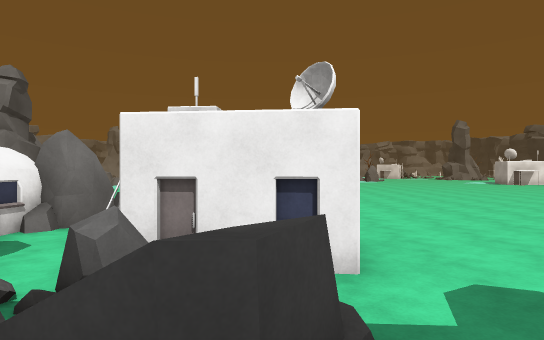
[1] (above)

22 first-person views from a walk through a Unity game level. The camera is 1.2 m above the floor, looks level and sees 75° across. The floor is counted in squares, 2 m on a side. Each view is taken from the middle of a square. On the plan, view 1 faces up. The plan holds only what a view shows up to about 10 squares ahead; the rest is blank. The place goes on beyond the plan. Surface patterns are stand-ins for the level's own textures.

[2]
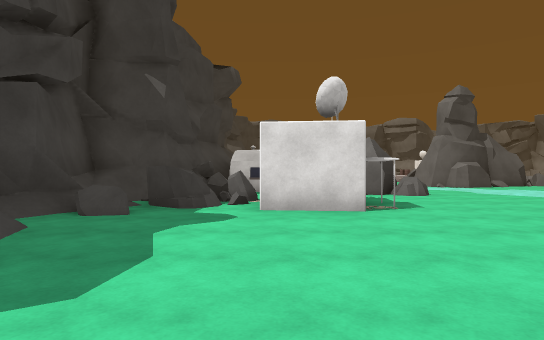

[3]
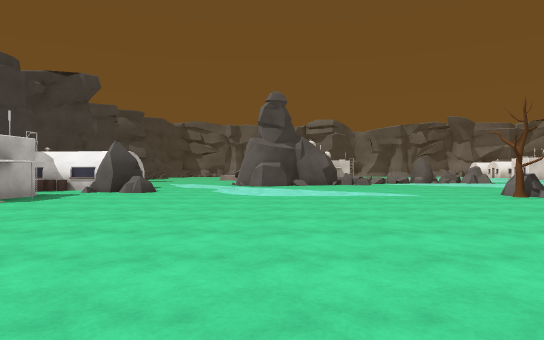

[4]
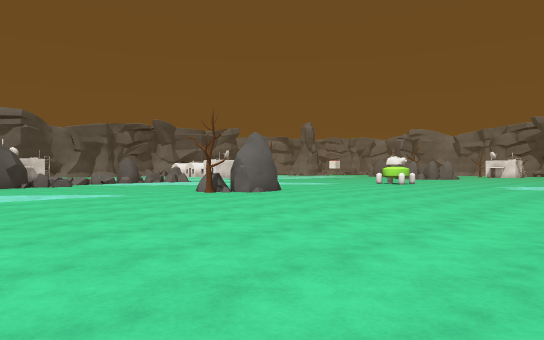

[5]
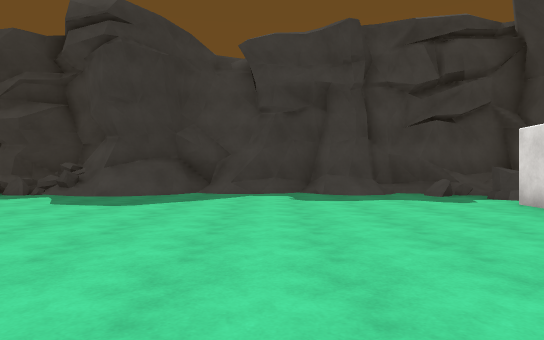

[6]
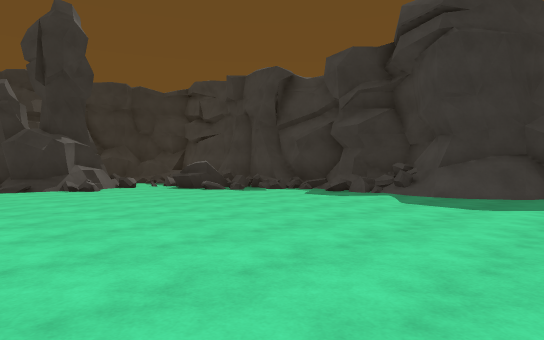

[7]
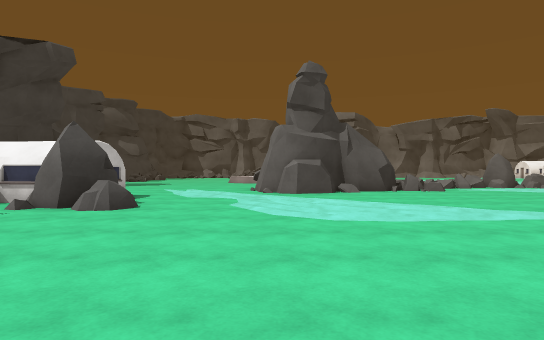

[8]
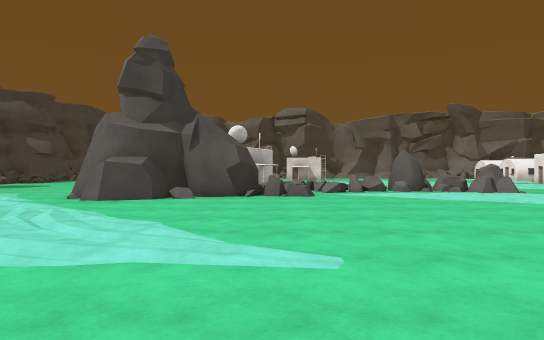

[9]
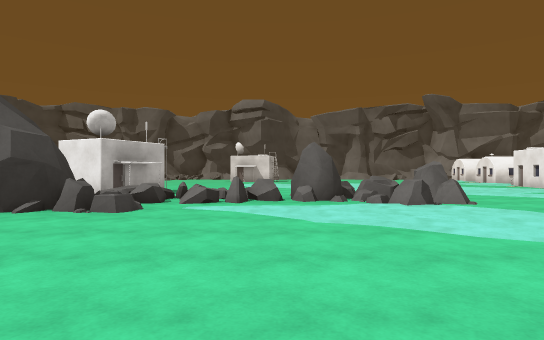

[10]
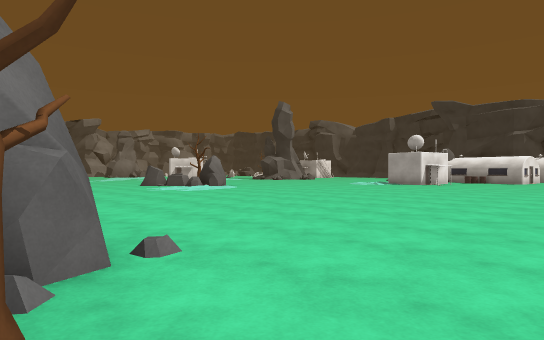

[11]
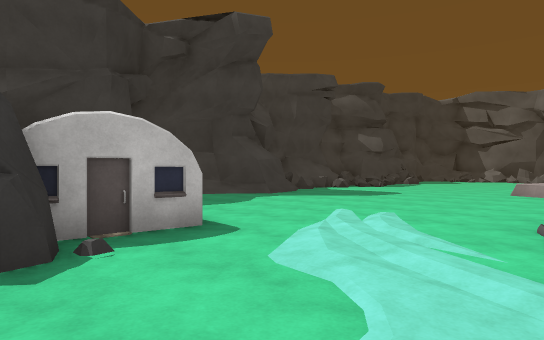

[12]
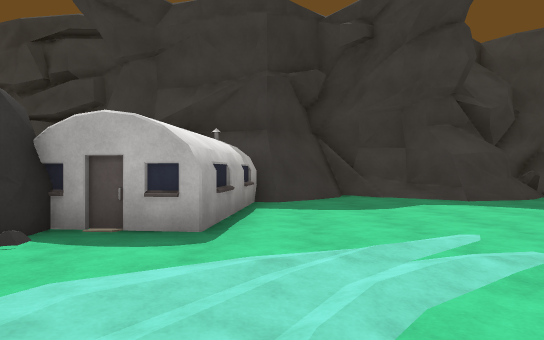

[13]
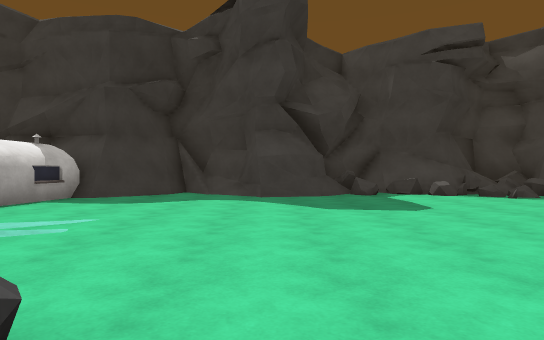

[14]
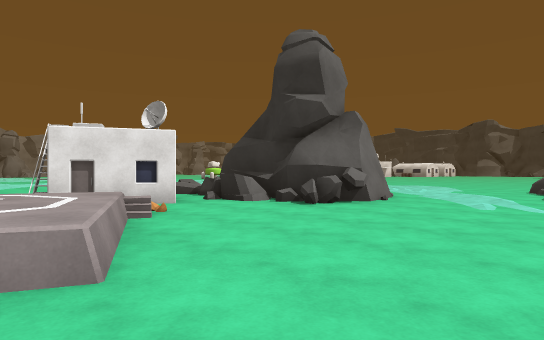

[15]
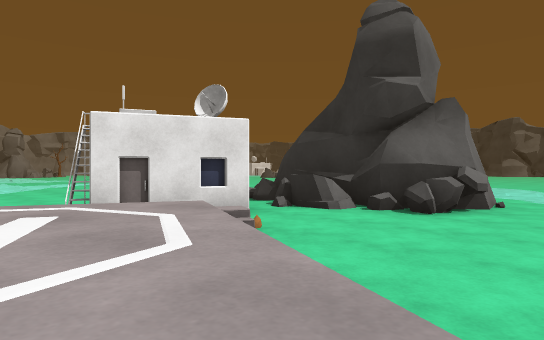

[16]
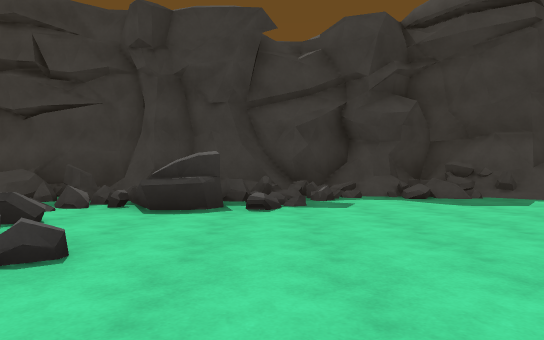

[17]
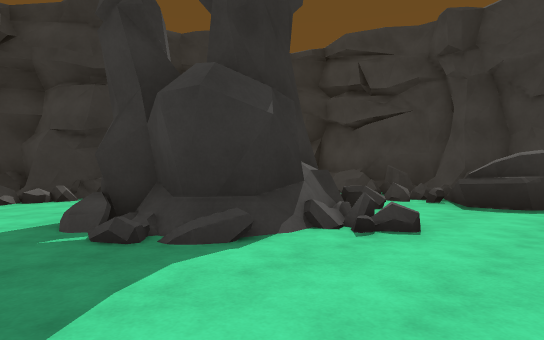

[18]
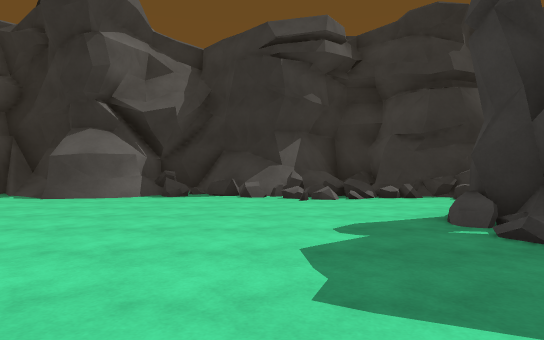

[19]
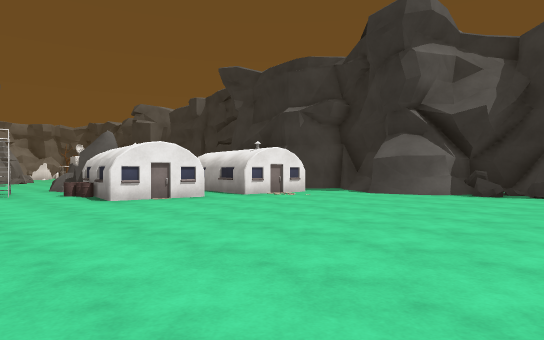

[20]
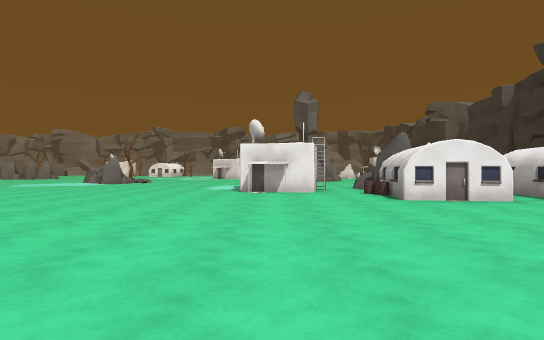

[21]
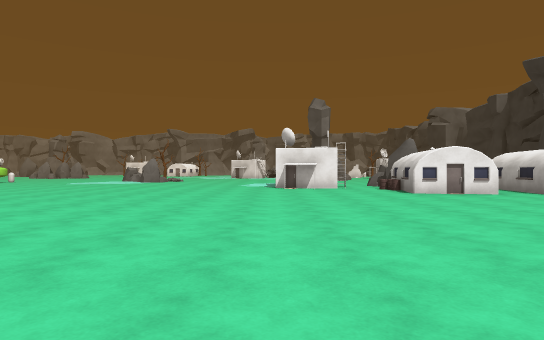

[22]
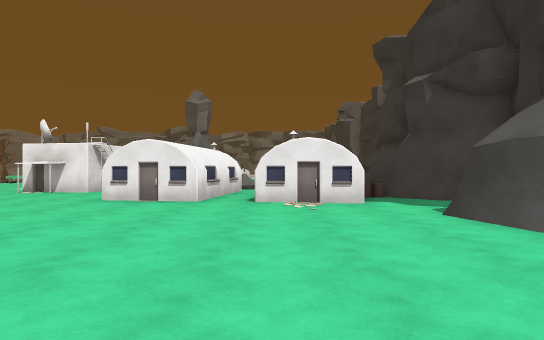

### Floor plan
Key: @ floor where view 1 was taken; # wall or solid block; . main floor; : floor 0.25 m higher than the main floor; + floor 0.5 m higher than the main floor; * floor 0.75 m higher than the main floor; / step, stairs or slope; = window, fence, low wall or low ledge; ^ raised ledge; R rock; B building; T tree.
Columns run from 14 left of view 1 to 25 right of it. Each row starts with its distance up from view 1.
 23   :.            ...
 22   :..           ....
 21    ....        ......        B.R
 20     ....       .............BB.RRBBB
 19      R....     .............B..BBBBBB#
 18   .. RR....   .................BB.B B##
 17  ...RR...... RR................BB.BB..#
 16  ... #.......T........................#
 15  ...#=...............................##
 14  ...==...............................##
 13   BBB=#R.............. ............../#
 12   BB####..............  .............=#
 11  ..B.###..............  ..............#
 10  *+..####.............   ............=##
  9  *...###.............................=##
  8 /=..............................##...==#
  7 //..............................###..###
  6 ..........RR...................##   :##
  5 .........BRR..B.................#    #
  4 .........BBB.BB.................=
  3 .........BB..#B...............=..
  2 ...##../#BB ===...............#=#.
  1 ===##//#######^=......//....===##^==
  0 ########    #/@//#.#=//#===#=######=
 -1             ##^################  ####

Where each view was taken, in squares from view 1:
view 1: 0 up, 0 right, facing up
view 2: 3 up, 6 right, facing left
view 3: 10 up, 7 right, facing left
view 4: 10 up, 7 right, facing up-left
view 5: 9 up, 5 right, facing down
view 6: 9 up, 6 right, facing down-right
view 7: 9 up, 3 right, facing left
view 8: 13 up, 1 right, facing left
view 9: 16 up, 2 left, facing left
view 10: 14 up, 1 left, facing up-right
view 11: 9 up, 3 left, facing down-left
view 12: 9 up, 6 left, facing down
view 13: 10 up, 10 left, facing down
view 14: 5 up, 14 left, facing up-right
view 15: 7 up, 14 left, facing up-right
view 16: 8 up, 15 right, facing down
view 17: 9 up, 15 right, facing down-right
view 18: 10 up, 15 right, facing right
view 19: 10 up, 14 right, facing up-right
view 20: 10 up, 14 right, facing up
view 21: 8 up, 13 right, facing up
view 22: 10 up, 20 right, facing up
